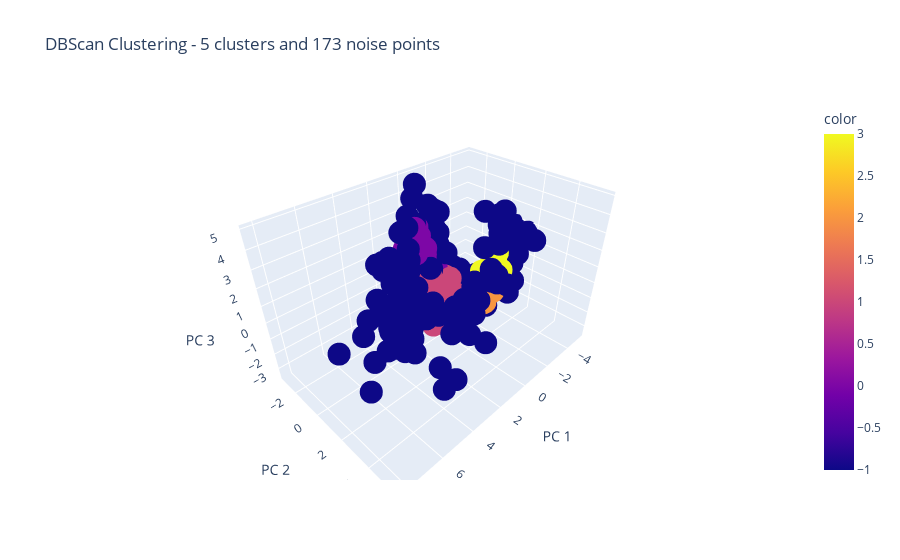

The notebook cell this image was saved under:
### Markdown cell above
# DBScan
DBSCAN, or Density-Based Spatial Clustering of Applications with Noise finds core samples of high density and expands clusters from them. It's generally good for data that contains clusters of similar density. In this case, as we can't specify the number of clusters we want, we used an *epsilon* of `0.65` and a minimum number of samples in a neighborhood for a point to be considered as a core point of 8. We obtain 4 different clusters and all the blue points are noise points, which means they are neither border nor core points.

### Code cell
[X_train, y_train] = read_clustering_data()

X_train = StandardScaler().fit_transform(X_train)

pca = PCA(n_components=3)
components = pca.fit_transform(X_train)
pca_df = pd.DataFrame(components, columns=['pc1', 'pc2', 'pc3'])

db = DBSCAN(eps=0.65, min_samples=8).fit(pca_df)
labels = db.labels_

no_clusters = len(np.unique(labels) )
no_noise = np.sum(np.array(labels) == -1, axis=0)

fig = px.scatter_3d(
    components, x=0, y=1, z=2, color=labels,
    title=f"DBScan Clustering - {no_clusters} clusters and {no_noise} noise points",
    labels={'0': 'PC 1', '1': 'PC 2', '2': 'PC 3'}
)
fig.show()

### Figure 1 — Plotly figure (JSON) as saved in the notebook; plotly's stock layout.template omitted (floating-point values rounded to 4 significant figures; data arrays with more than 128 entries replaced by an {"elided": "..."} marker saying what was removed)
{"data": [{"hovertemplate": "PC 1=%{x}<br>PC 2=%{y}<br>PC 3=%{z}<br>color=%{marker.color}<extra></extra>", "legendgroup": "", "marker": {"color": {"elided": "316 int values"}, "coloraxis": "coloraxis", "symbol": "circle"}, "mode": "markers", "name": "", "scene": "scene", "showlegend": false, "type": "scatter3d", "x": {"elided": "316 float values"}, "y": {"elided": "316 float values"}, "z": {"elided": "316 float values"}}], "layout": {"autosize": true, "coloraxis": {"colorbar": {"title": {"text": "color"}}, "colorscale": [[0, "#0d0887"], [0.1111, "#46039f"], [0.2222, "#7201a8"], [0.3333, "#9c179e"], [0.4444, "#bd3786"], [0.5556, "#d8576b"], [0.6667, "#ed7953"], [0.7778, "#fb9f3a"], [0.8889, "#fdca26"], [1, "#f0f921"]]}, "legend": {"tracegroupgap": 0}, "scene": {"aspectmode": "auto", "aspectratio": {"x": 1.341, "y": 0.8818, "z": 0.8458}, "domain": {"x": [0, 1], "y": [0, 1]}, "xaxis": {"title": {"text": "PC 1"}, "type": "linear"}, "yaxis": {"title": {"text": "PC 2"}, "type": "linear"}, "zaxis": {"title": {"text": "PC 3"}, "type": "linear"}}, "title": {"text": "DBScan Clustering - 5 clusters and 173 noise points"}}}
